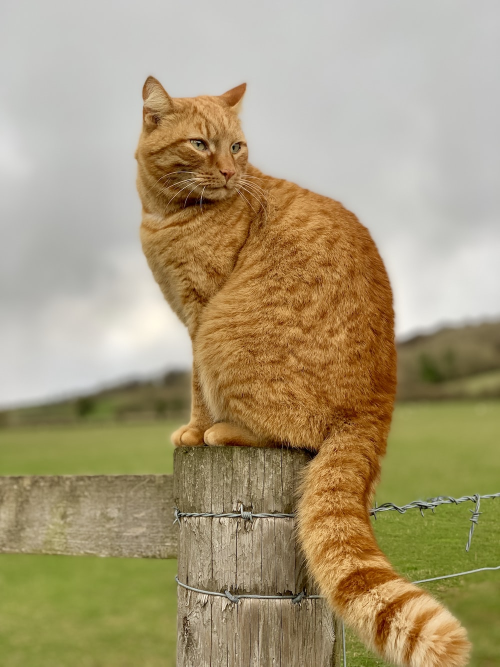
#> input picture test.jpg, 1000 x 1333 px (shown at 1/2 size); its folder holds only this picture in this run
$ python -i occluder.py   (imports and definitions only)
#> lines starting #> are read from the running program, lines starting #| are printed output that depends on the picture
import win32gui
import tkinter as tk
from PIL import Image, ImageTk, ImageGrab
import cv2 as cv
import numpy as np
from ctypes import windll

# Make program aware of DPI scaling
user32 = windll.user32
# [1 line not run here, left out]

def occlude(img):
    app = tk.Tk()
    app.geometry("500x500")

    canvas = tk.Canvas(app, bg='black')
    canvas.pack(anchor='nw', fill='both', expand=1)

    def get_x_y(event):
        global x, y
        x, y = event.x, event.y

    def draw(event):
        global x, y
        canvas.create_line((x, y, event.x, event.y),
                      fill='black',
                      width=30)
        x, y = event.x, event.y

    img = cv.cvtColor(img,cv.COLOR_BGR2RGB)
    image = cv.resize(img,(500,500), interpolation = cv.INTER_AREA)
    im = Image.fromarray(image)
    imagetk = ImageTk.PhotoImage(im, master=app)
    canvas.create_image(0,0, image=imagetk, anchor='nw')
    canvas.bind("<Button-1>", get_x_y)
    canvas.bind("<B1-Motion>", draw)

    HWND = canvas.winfo_id()
    print(HWND)

    while win32gui.IsWindow(HWND):
        rect = win32gui.GetWindowRect(HWND)
        #print(rect)
        imageSave = ImageGrab.grab()
        imageSave = imageSave.crop(rect)
        app.update()

    imageSave = np.array(imageSave)
    save = cv.cvtColor(imageSave,cv.COLOR_RGB2BGR)
    save = cv.resize(save,(160,160),interpolation = cv.INTER_AREA)
    return save


# [12 lines of commented-out code are left out]

>>> import cv2
>>> picture = cv2.imread('test.jpg')
#> picture is the input picture: shape (1333, 1000, 3); mean B, G, R 120.3, 154.7, 168.6
>>> result = occlude(picture)
#> in occlude, `image = cv.resize(img,(500,500), interpolation = cv.INTER_AREA)`:
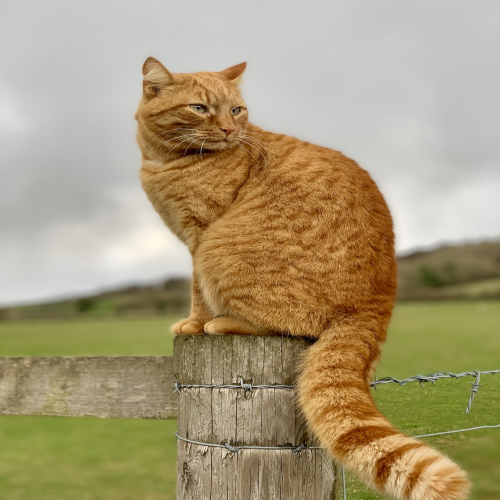
#> image: shape (500, 500, 3); mean R, G, B 168.6, 154.7, 120.3
#> (the run stopped early here; a loop or call above may not have finished)
